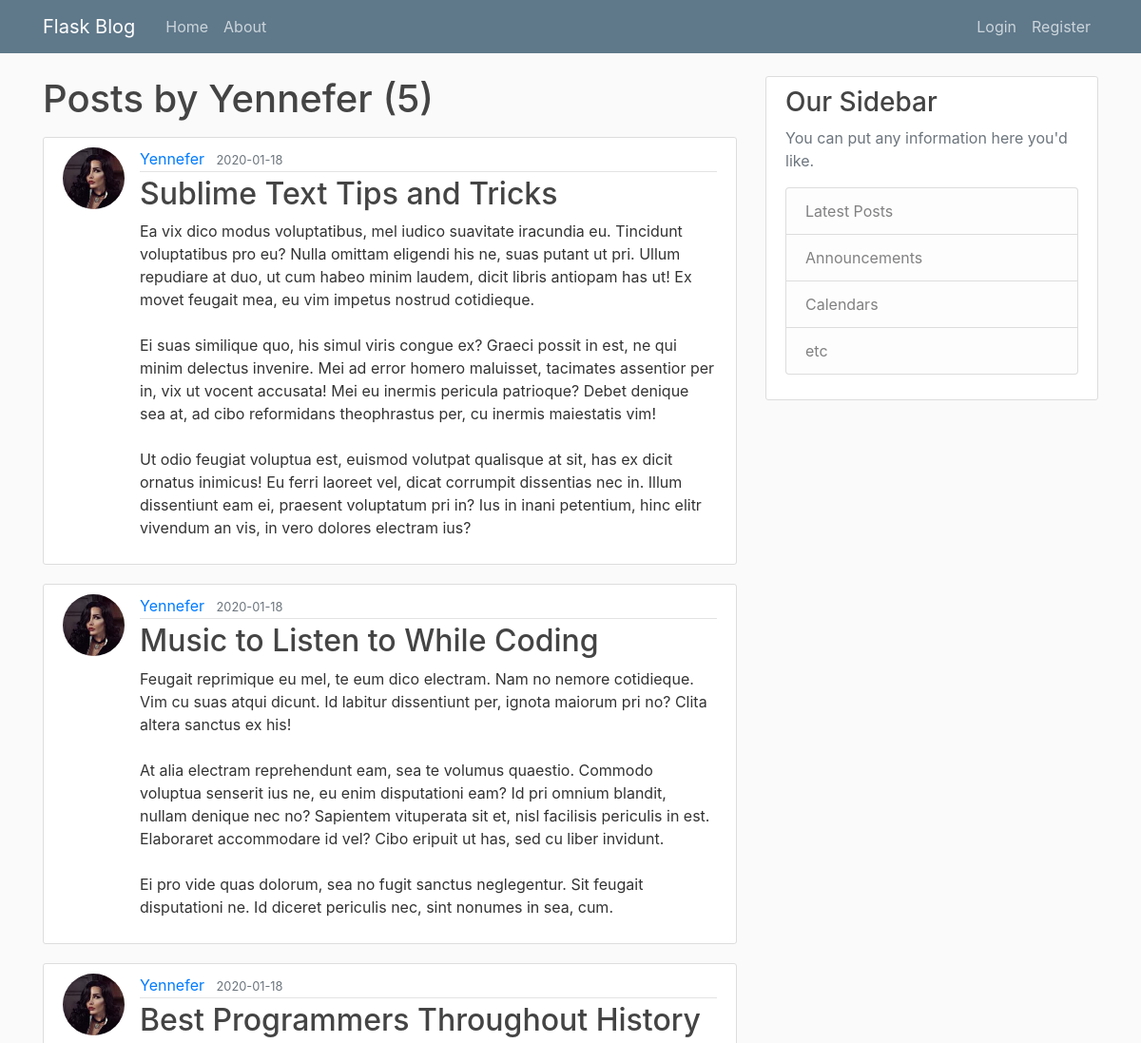
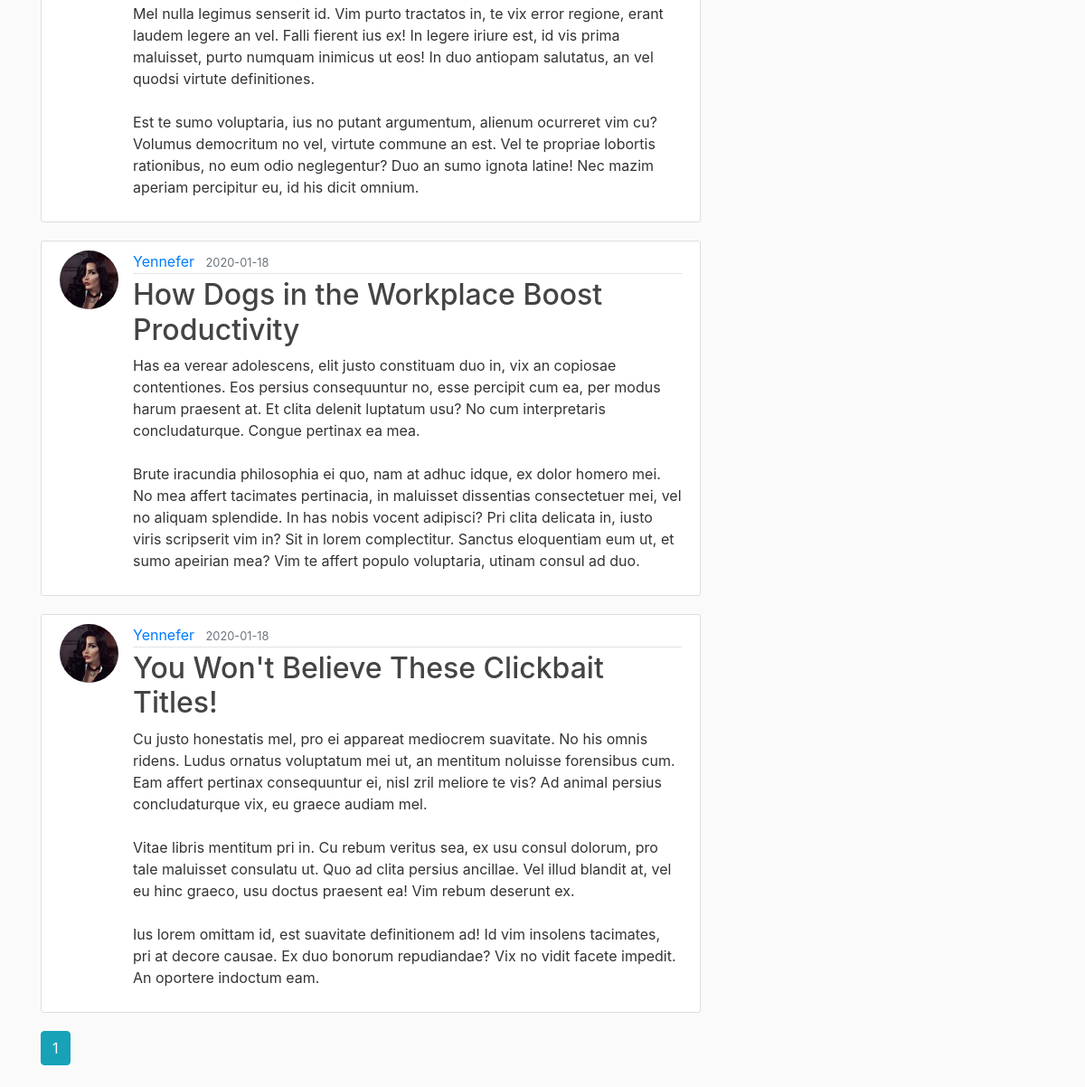
/user/Yennefer, run on the app's committed database (2 pictures, top to bottom).
### flaskblog/models.py (models this page shows, shortened)
class User(db.Model, UserMixin):
	id = db.Column(db.Integer, primary_key=True)
	username = db.Column(db.String(20), unique=True, nullable=False)
	email = db.Column(db.String(120), unique=True, nullable=False)
	image_file = db.Column(db.String(20), nullable=False, default='default.jpg')
	password = db.Column(db.String(60), nullable=False)
	posts = db.relationship('Post', backref='author', lazy=True)

class Post(db.Model):
	id = db.Column(db.Integer, primary_key=True)
	title = db.Column(db.String(100), nullable=False)
	date_posted = db.Column(db.DateTime, nullable=False, default=datetime.utcnow) #always use UTC times in databases for consistency
	content = db.Column(db.Text, nullable=False)
	user_id = db.Column(db.Integer, db.ForeignKey('user.id'), nullable=False)

### flaskblog/routes.py (the view)
@app.route("/user/<string:username>")
def user_posts(username):
	page = request.args.get('page', 1, type=int)
	user = User.query.filter_by(username=username).first_or_404()
	posts = Post.query.filter_by(author=user)\
		.order_by(Post.date_posted.desc())\
		.paginate(page=page, per_page=5)
	return render_template('user_posts.html', posts=posts, user=user)

### flaskblog/templates/user_posts.html
{% extends "layout.html" %}
{% block content %}
	<h1 class="mb-3">Posts by {{ user.username }} ({{ posts.total }})</h1>
	{% for post in posts.items %}
		<article class="media content-section">
			<img class="rounded-circle article-img" src="{{ url_for('static', filename='profile_pics/' + post.author.image_file) }}">
			<div class="media-body">
				<div class="article-metadata">
					<a class="mr-2" href="{{ url_for('user_posts', username=post.author.username) }}">{{ post.author.username }}</a>
					<small class="text-muted">{{ post.date_posted.strftime('%Y-%m-%d') }}</small>
				</div>
				<h2><a class="article-title" href="{{ url_for('post', post_id=post.id) }}">{{ post.title }}</a></h2>
				<p class="article-content">{{ post.content }}</p>
			</div>
		</article>
	{% endfor %}
	{% for page_num in posts.iter_pages(left_edge=1, right_edge=1, left_current=1, right_current=2) %}
		{% if page_num %}
			{% if posts.page == page_num %}
				<a class="btn btn-info mb-4" href="{{ url_for('user_posts', username=user.username, page=page_num) }}">{{ page_num }}</a>
			{% else %}
				<a class="btn btn-outline-info mb-4" href="{{ url_for('user_posts', username=user.username, page=page_num) }}">{{ page_num }}</a>
			{% endif %}
		{% else %}
		  ...
		{% endif %}
	{% endfor %}
{% endblock content %}

### flaskblog/static/main.css (style rules this page uses)
body { background: #fafafa; color: #333333; margin-top: 5rem; }
h1, h2, h3, h4, h5, h6 { color: #444444; }
.content-section { background: #ffffff; padding: 10px 20px; border: 1px solid #dddddd; border-radius: 3px; margin-bottom: 20px; }
.article-title { color: #444444; }
.article-content { white-space: pre-line; }
.article-img { height: 65px; width: 65px; margin-right: 16px; }
.article-metadata { padding-bottom: 1px; margin-bottom: 4px; border-bottom: 1px solid #e3e3e3 }

### data on the page
User: username "Yennefer"
Post: image_file (picture), author.username "Yennefer", date_posted "2020-01-18", title "Sublime Text Tips and Tricks", content "Ea vix dico modus voluptatibus, mel iudico suavitate iracundia eu. Tincidunt voluptatibus pro eu? Nulla omittam eligendi his ne, suas putant ut pri. Ullum repudiare at duo, ut cum habeo minim laudem, dicit libris antiopam has ut! Ex movet feugait mea, eu vim impetus nostrud cotidieque. Ei suas similique quo, his simul viris congue ex? Graeci possit in est, ne qui minim delectus invenire. Mei ad error homero maluisset, tacimates assentior per in, vix ut vocent accusata! Mei eu inermis pericula patrioque? Debet denique sea at, ad cibo reformidans theophrastus per, cu inermis maiestatis vim! Ut odio feugiat voluptua est, euismod volutpat qualisque at sit, has ex dicit ornatus inimicus! Eu…"
Post: image_file (picture), author.username "Yennefer", date_posted "2020-01-18", title "Music to Listen to While Coding", content "Feugait reprimique eu mel, te eum dico electram. Nam no nemore cotidieque. Vim cu suas atqui dicunt. Id labitur dissentiunt per, ignota maiorum pri no? Clita altera sanctus ex his! At alia electram reprehendunt eam, sea te volumus quaestio. Commodo voluptua senserit ius ne, eu enim disputationi eam? Id pri omnium blandit, nullam denique nec no? Sapientem vituperata sit et, nisl facilisis periculis in est. Elaboraret accommodare id vel? Cibo eripuit ut has, sed cu liber invidunt. Ei pro vide quas dolorum, sea no fugit sanctus neglegentur. Sit feugait disputationi ne. Id diceret periculis nec, sint nonumes in sea, cum."
Post: image_file (picture), author.username "Yennefer", date_posted "2020-01-18", title "Best Programmers Throughout History", content "Mel nulla legimus senserit id. Vim purto tractatos in, te vix error regione, erant laudem legere an vel. Falli fierent ius ex! In legere iriure est, id vis prima maluisset, purto numquam inimicus ut eos! In duo antiopam salutatus, an vel quodsi virtute definitiones. Est te sumo voluptaria, ius no putant argumentum, alienum ocurreret vim cu? Volumus democritum no vel, virtute commune an est. Vel te propriae lobortis rationibus, no eum odio neglegentur? Duo an sumo ignota latine! Nec mazim aperiam percipitur eu, id his dicit omnium."
Post: image_file (picture), author.username "Yennefer", date_posted "2020-01-18", title "How Dogs in the Workplace Boost Productivity", content "Has ea verear adolescens, elit justo constituam duo in, vix an copiosae contentiones. Eos persius consequuntur no, esse percipit cum ea, per modus harum praesent at. Et clita delenit luptatum usu? No cum interpretaris concludaturque. Congue pertinax ea mea. Brute iracundia philosophia ei quo, nam at adhuc idque, ex dolor homero mei. No mea affert tacimates pertinacia, in maluisset dissentias consectetuer mei, vel no aliquam splendide. In has nobis vocent adipisci? Pri clita delicata in, iusto viris scripserit vim in? Sit in lorem complectitur. Sanctus eloquentiam eum ut, et sumo apeirian mea? Vim te affert populo voluptaria, utinam consul ad duo."
Post: image_file (picture), author.username "Yennefer", date_posted "2020-01-18", title "You Won't Believe These Clickbait Titles!", content "Cu justo honestatis mel, pro ei appareat mediocrem suavitate. No his omnis ridens. Ludus ornatus voluptatum mei ut, an mentitum noluisse forensibus cum. Eam affert pertinax consequuntur ei, nisl zril meliore te vis? Ad animal persius concludaturque vix, eu graece audiam mel. Vitae libris mentitum pri in. Cu rebum veritus sea, ex usu consul dolorum, pro tale maluisset consulatu ut. Quo ad clita persius ancillae. Vel illud blandit at, vel eu hinc graeco, usu doctus praesent ea! Vim rebum deserunt ex. Ius lorem omittam id, est suavitate definitionem ad! Id vim insolens tacimates, pri at decore causae. Ex duo bonorum repudiandae? Vix no vidit facete impedit. An oportere indoctum eam."

### other printed values
{{ posts.total }} "5"
{{ page_num }} "1"
